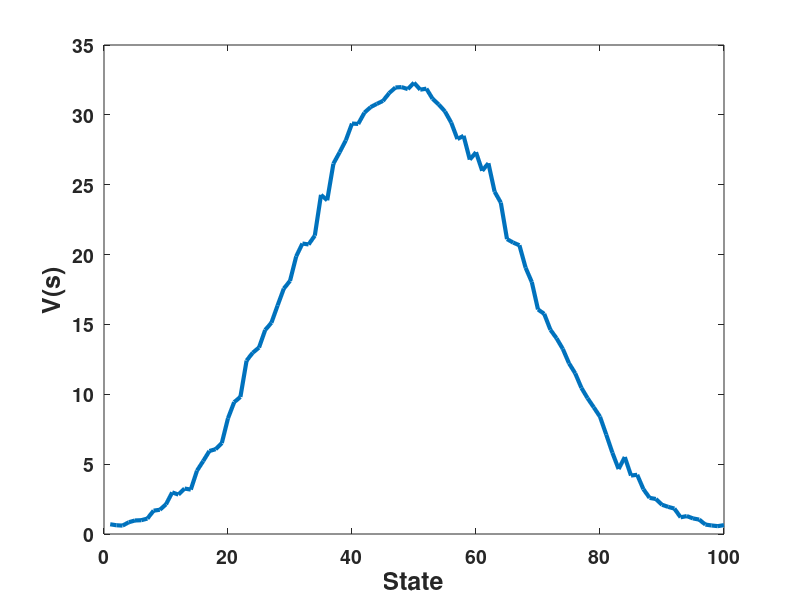

Source code (MATLAB):
clc;
clear all
close all

gamma           = 0.99;
alpha           = 0.1;
N               = 100;
V               = zeros(N,1);
Returns         = cell(N,1);

for Episode = 1:300
    
    stateHistory    = zeros(100,1);
    rewardHistory   = zeros(100,1);
    
    % Episode:
    episodeLength   = 100;
    
    % Start halfway:
    state           = floor(N/2);
    
    % Start at 1:
%     state           = 1;
    
    for k=1:episodeLength
        
        % Deterministic action +1
        %action              = 1;
        
        % Random action -5/+5:
        action              = round(rand*10-5);
        
        % Random action 0/10:
        %action              = floor(rand*10);
                
        newState            = state + action;
        
        %reward              = newState/N-0.5;
        
        reward              = 1-1/50*abs(50-newState);
        
%         if newState>100 || newState<1
%             reward=-1;
%         end
        
        if newState>N
            newState = N;
        elseif newState<1
            newState = 1;
        end 
       
         % update V:
        V(state)    = V(state) + alpha*(reward + gamma*V(newState)-V(state));
        
        state       = newState;
        
    end
end

plot(V,'LineWidth',3)
set(gca,'FontSize',14,'FontWeight','bold')
xlabel('State','FontSize',18,'FontWeight','bold')
ylabel('V(s)','FontSize',18,'FontWeight','bold')